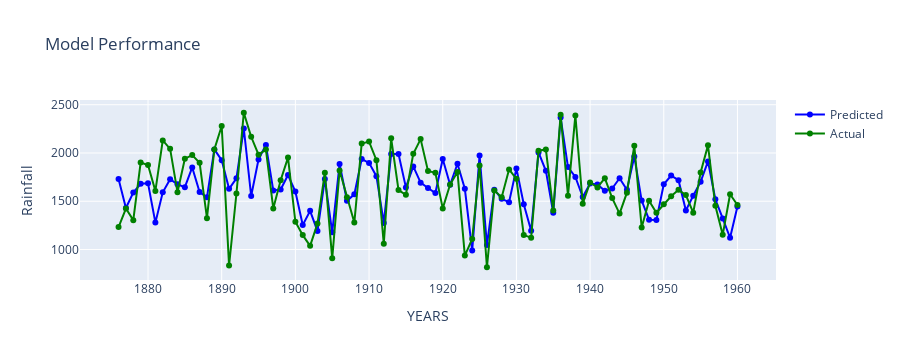
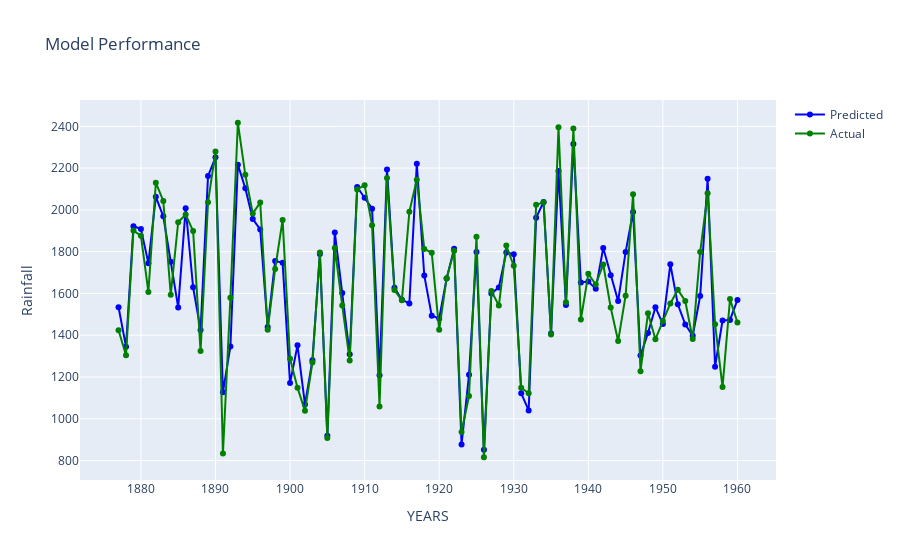
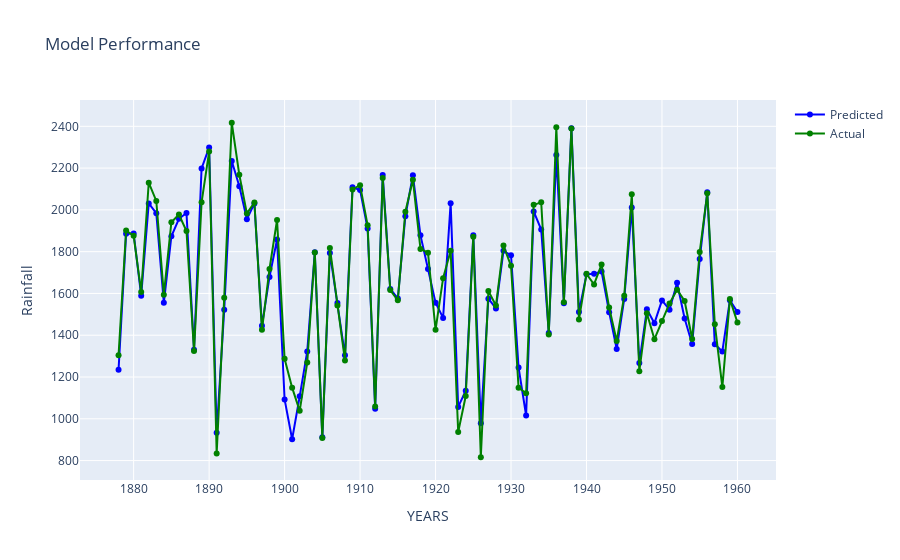
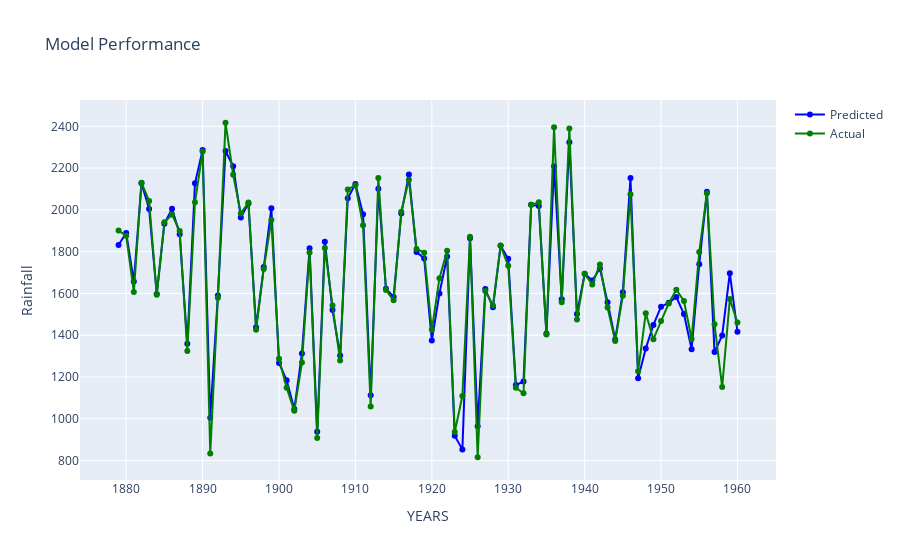

Source (notebook cell) for these figures, in order:
### Code cell
np.random.seed(8)
tf.random.set_seed(8)
random.seed(8)

for i in range(5):
    layers = 5+i 
    data = June_Data_all[i]
    year_start = 1876 + i
    min_val = data.min()
    max_val = data.max()
    y, y_pred = train_bp_model(layers, data, min_val, max_val)
    year_start = 1876 + i
    column = 'bp' + str(i+1)

    y_true, y_pred_denorm = denorm_values(y, y_pred, max_val, min_val)
    df_results = insert_pred_data(df_results, y_pred_denorm, year_start, column)
    mapping_graph(y_true, y_pred_denorm, year_start)


print(df_results)
